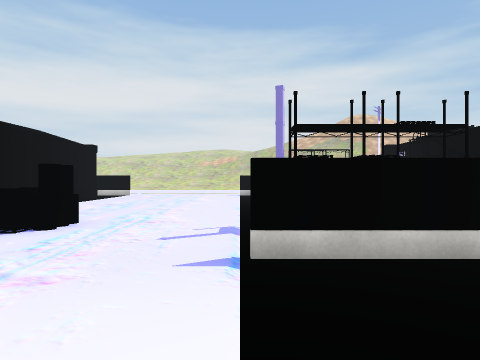
view 1 (above)

21 first-person views from a walk through a Unity game level. The camera is 1.4 m above the floor, looks level and sees 75° across. The floor is counted in squares, 2 m on a side. Each view is taken from the middle of a square. On the plan, view 1 faces up. The plan holds only what a view shows up to about 10 squares ahead; the rest is blank. The place goes on beyond the plan. The player is left out. Door leaves are left out, so doorways stand open. Some surface patterns are stand-ins.

view 2
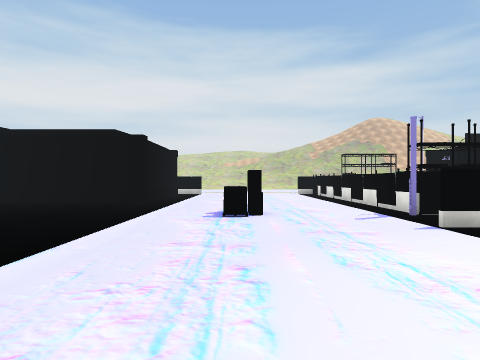

view 3
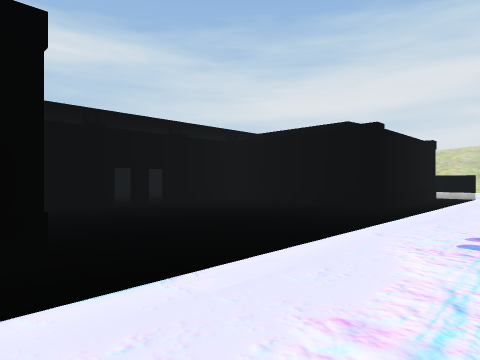

view 4
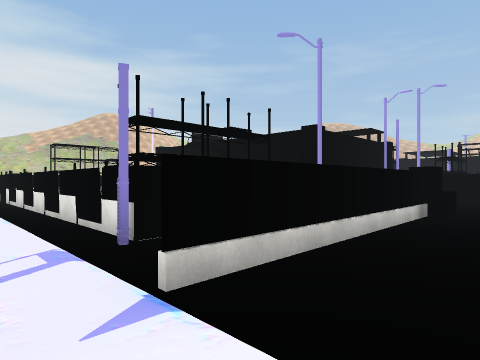

view 5
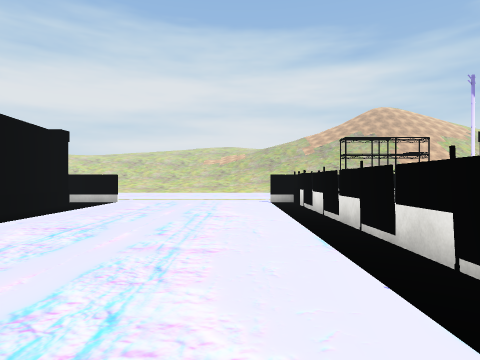

view 6
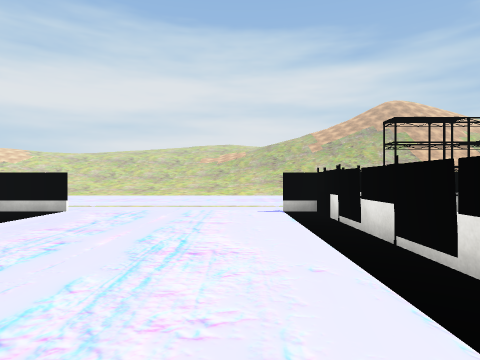

view 7
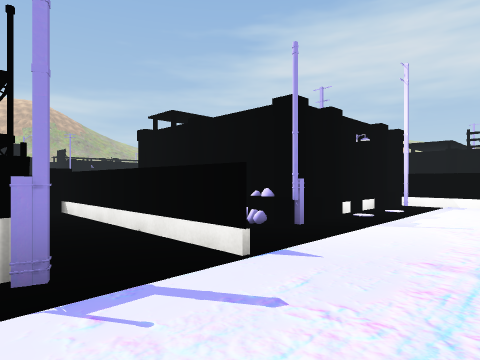

view 8
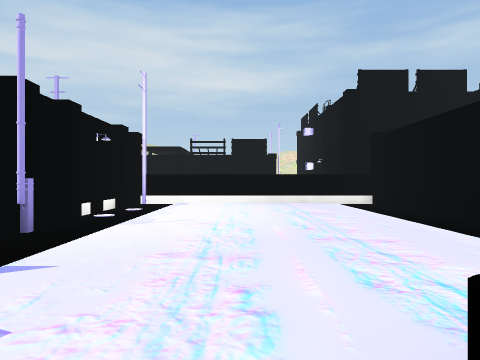

view 9
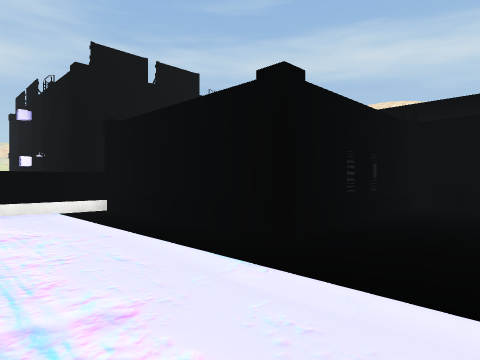

view 10
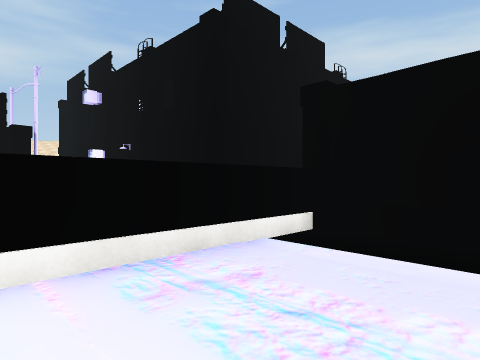

view 11
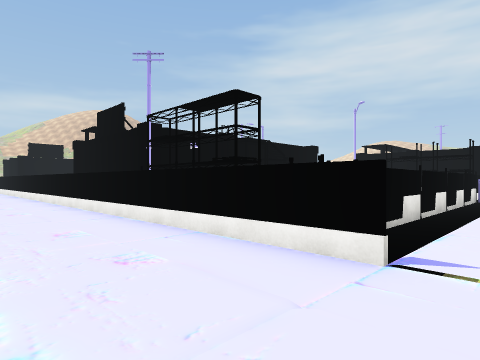

view 12
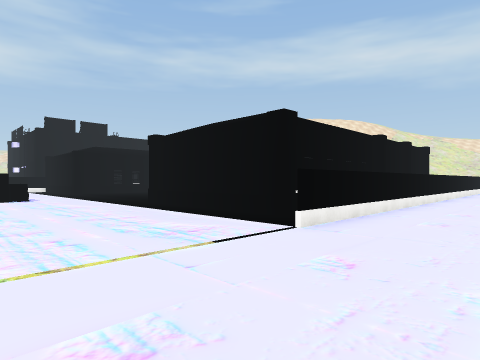

view 13
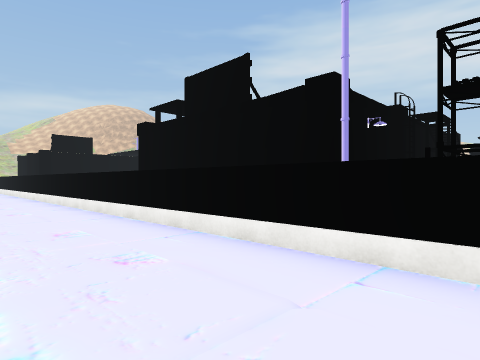

view 14
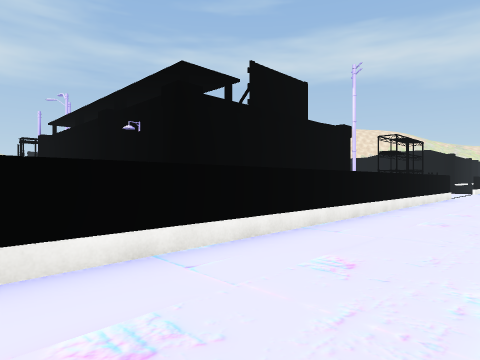

view 15
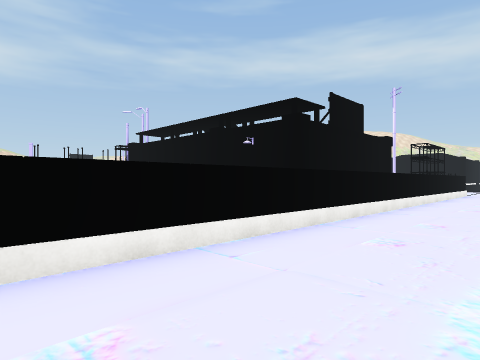

view 16
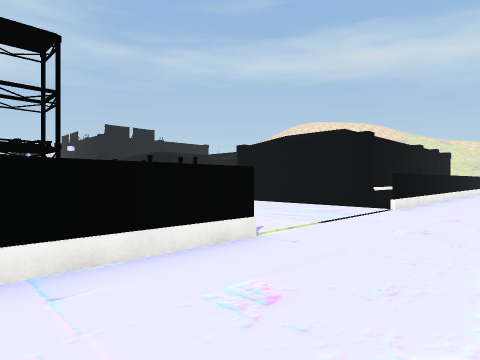

view 17
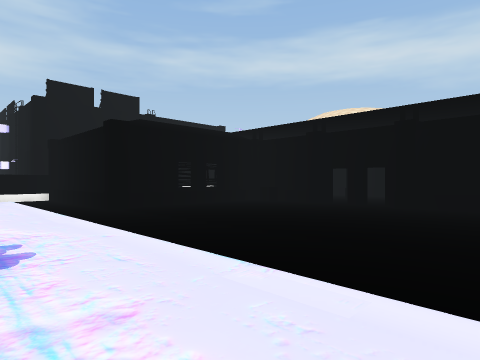

view 18
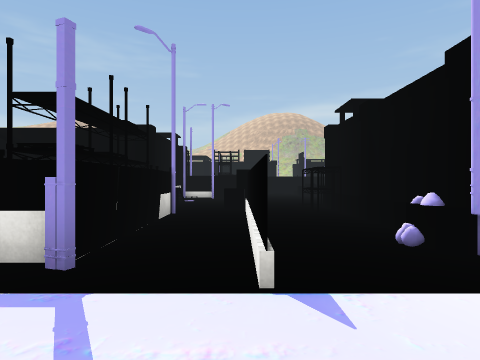

view 19
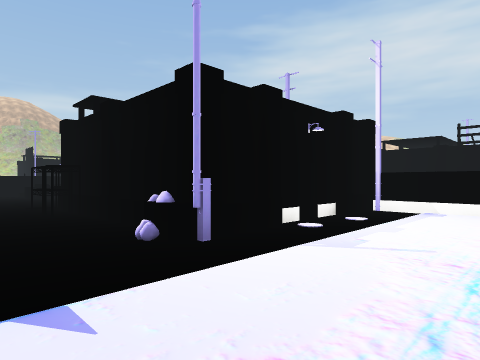

view 20
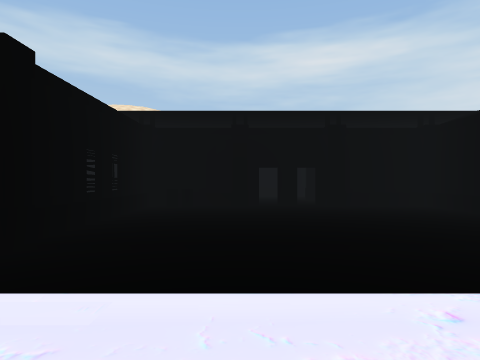

view 21
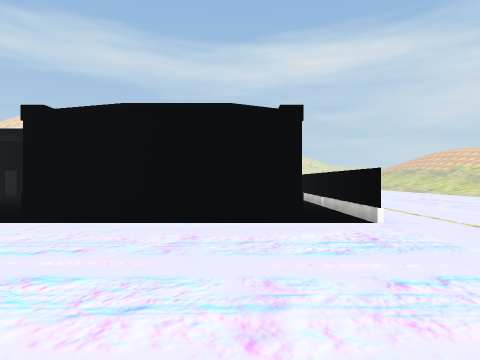

### Floor plan
Key: @ floor where view 1 was taken; # wall or solid block; . floor; D open door; B building; A box; O other object.
Columns run from 12 left of view 1 to 17 right of it. Each row starts with its distance up from view 1.
 17   ................... ........
 16  .............................
 15 ..............................
 14 OOOOOOOO....OOOOOOOOOOOOOOOOO
 13  OO O#O......BBBBBBBBBB
 12       #......B    B    B
 11       #......B    B   BB
 10       #......B    B   BB
  9       #......B    B    B
  8  O####O......B    B    B
  7  #...........B    B    B
  6  #...........B    B BB BB
  5 .O.......O...BBBBBBB    B
  4 .D.......O...     O
  3 .O...........OOOOOA   BB
  2  O...........     O   B
  1  O....O......BB  BB
  0  O####O.....@B BBBBB
 -1       #......B    B
 -2       #......B
 -3       #......B
 -4       O......B
 -5       OO OO OO
 -6     B
 -7  BBBBBB
 -8       B
 -9       B
-10       B
-11       B
-12       B

Positions as (right, up) in squares from view 1, and headings:
1: (0, 0), facing up
2: (-3, -2), facing up
3: (-3, 0), facing up-left
4: (-1, 1), facing up-right
5: (-1, 4), facing up
6: (-1, 7), facing up
7: (-2, 5), facing down-right
8: (-2, 5), facing down
9: (-3, 3), facing down-left
10: (-2, -2), facing down-left
11: (-1, 17), facing down-right
12: (-1, 17), facing down-left
13: (4, 17), facing down-right
14: (14, 17), facing down-left
15: (17, 17), facing down-left
16: (3, 17), facing down-left
17: (-3, 8), facing down-left
18: (-2, 3), facing right
19: (-2, 3), facing down-right
20: (-3, 3), facing left
21: (0, 12), facing left
